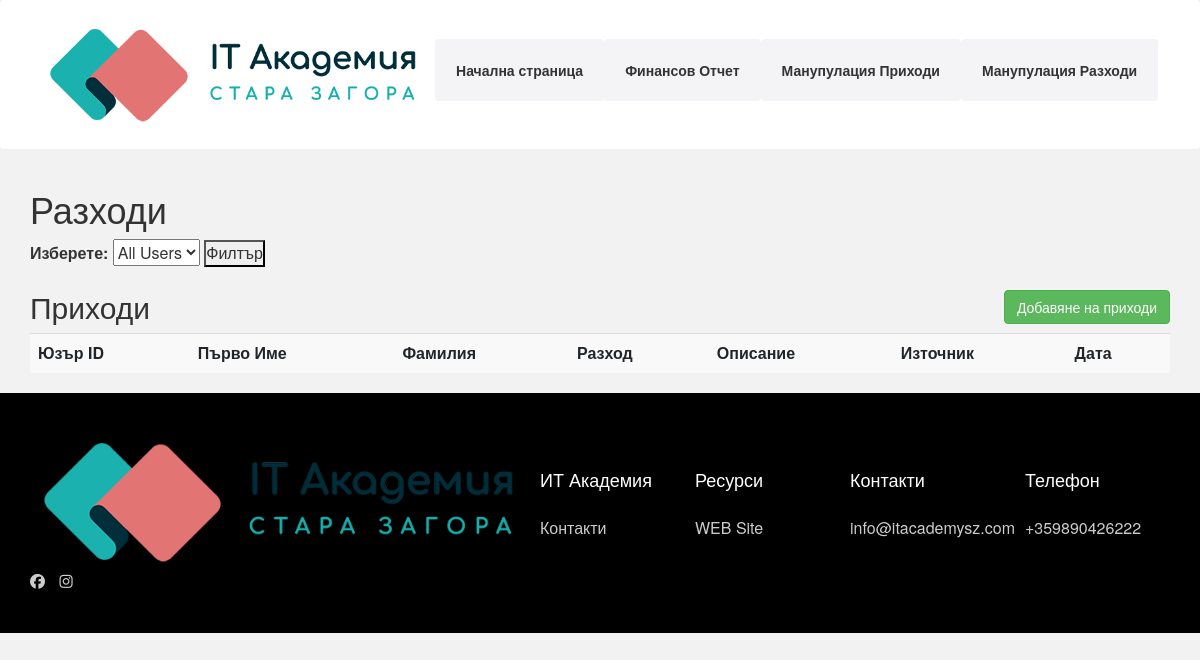
The page /index4 on the database as committed earlier.
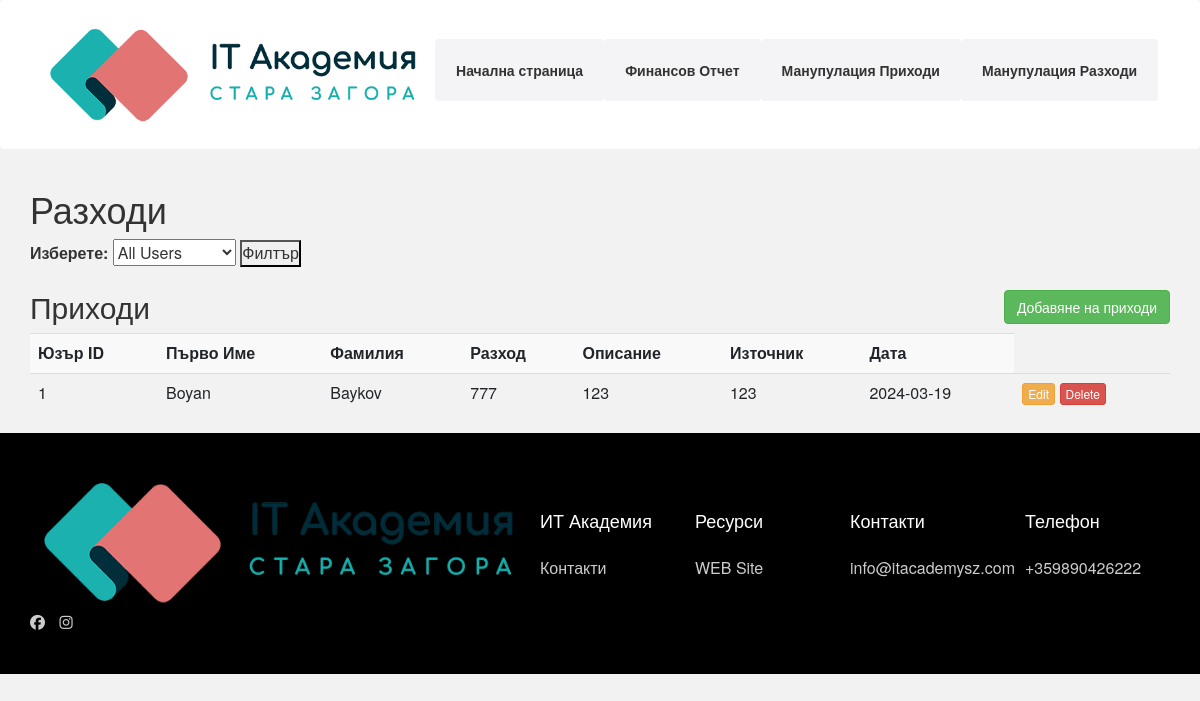
The same page on the database as committed later.
### web/alchemy.py (models this page shows)
class Expenses(Base):
    __tablename__ = 'expenses'
    id = Column(Integer, primary_key=True)
    user_id = Column(Integer, ForeignKey('users.id'))
    expenses = Column(Integer)
    description = Column(String)
    source = Column(String)
    date = Column(Date, default=datetime.now)

class User(Base):
    __tablename__ = 'users'
    id = Column(Integer, primary_key=True)
    FirstName = Column(String)
    LastName = Column(String)
    incomes = relationship("Income", back_populates="user")

### web/app.py (the view)
@app.route('/index4', methods=['GET', 'POST'])
def index4():
    cur.execute("SELECT FirstName, LastName FROM users")
    user_names = [f"{row[0]} {row[1]}" for row in cur.fetchall()]
    if request.method == 'POST':
        selected_user_name = request.form.get('user_name')
        if selected_user_name:
            cur.execute("""SELECT i.id, i.user_id, u.FirstName, u.LastName, i.expenses, i.description, i.source, i.date
                            FROM expenses i
                            JOIN users u ON u.id = i.user_id
                            WHERE u.FirstName || ' ' || u.LastName = ?""", (selected_user_name,))
        else:
            cur.execute("""SELECT i.id, i.user_id, u.FirstName, u.LastName, i.expenses, i.description, i.source, i.date
                            FROM expenses i
                            JOIN users u ON u.id = i.user_id""")
        expenses_data = cur.fetchall()
    else:
        cur.execute("""SELECT i.id, i.user_id, u.FirstName, u.LastName, i.expenses, i.description, i.source, i.date
                        FROM expenses i
                        JOIN users u ON u.id = i.user_id""")
        expenses_data = cur.fetchall()
    return render_template('index4.html', expenses=expenses_data, user_names=user_names)

### web/templates/index4.html (shortened to what this page needs)
{% include "header.html" %}
<link href="{{url_for('static', filename = 'css/bootstrap.min.css')}}" rel="stylesheet">
{% block body %}
<div class="container">
   <div class="row">
      <div class="col md-12">
        <h1>Разходи</h1>
        <form method="POST" action="/index4">
          <label for="user_name">Изберете:</label>
          <select name="user_name" id="user_name">
              <option value="">All Users</option>
          </select>
          <button type="submit">Филтър</button>
        </form>
         <h2>Приходи
          <button type="button" class="btn btn-success  pull-right" data-toggle="modal" data-target="#myModal">Добавяне на приходи
          </button>
          </h2>
         <table class="table table-striped" >
           <tr>
                <th>Юзър ID</th>
                <th>Първо Име</th>
                <th>Фамилия</th>
                <th>Разход</th>
                <th>Описание</th>
                <th>Източник</th>
                <th>Дата</th>
            </tr>
            {% for row in expenses %}
            <tr>
               <td>{{row.1}}</td>
               <td>{{row.2}}</td>
               <td>{{row.3}}</td>
               <td>{{row.4}}</td>
               <td>{{row.5}}</td>
               <td>{{row.6}}</td>
               <td>{{row.7}}</td>
               <td>
                  <a href="/index4/update/{{row.0}}" class="btn btn-warning btn-xs" data-toggle="modal"
                     data-target="#modaledit{{row.0}}">Edit</a>
                  <a href="/index4/delete/{{ row.0 }}" class="btn btn-danger btn-xs"
                     onclick="return confirm('Are You Sure For Delete?')">Delete</a>
               </td>
            </tr>
            {% endfor %}
         </table>
      </div>
   </div>
</div>
{% endblock %}
{% include "footer.html" %}

### web/templates/header.html (shortened to what this page needs)
<!DOCTYPE html>
<html lang="en">
  <head>
    <link
      rel="stylesheet"
      href="https://cdnjs.cloudflare.com/ajax/libs/font-awesome/6.4.2/css/all.min.css"
    />
    <link
    rel="stylesheet"
    href="https://stackpath.bootstrapcdn.com/bootstrap/4.4.1/css/bootstrap.min.css"
  />
  <link
    rel="stylesheet"
    href="https://stackpath.bootstrapcdn.com/font-awesome/4.7.0/css/font-awesome.min.css"
  />
    <link rel="stylesheet" href="{{ url_for('static', filename='style.css') }}" />
  </head>
  <body style="background-color:#f2f2f2;font-size: 12pt;">
    <nav class="navbar">
      <div class="container">
        <div class="logo">
          <a href="/">
            <img src="{{ url_for('static', filename='it-academy-sz.png') }}" alt="logo" width="390px"/>
          </a>
        </div>
        <div class="main-menu">
          <ul class="menu-item">
            <li>
                <a class="btn" href="/">Начална страница</a>
            </li>
            <li>
                <a class="btn" href="index2" id="/index2" > Финансов Отчет</a>
            </li>
            <li>
                <a class="btn" href="index3" id="/index3" > Манупулация Приходи</a>
            </li>
            <li>
              <a class="btn" href="index4" id="/index4" > Манупулация Разходи</a>
          </li>
          </ul>
        </div>
      </div>
    </nav>

### web/templates/Footer.html
    <footer class="footer bg-black">
        <div class="container">
          <div class="footer-grid">
              <div>
                  <a href="https://itacademysz.com/">
                  <img src="{{ url_for('static', filename='it-academy-sz.png') }}" alt="logo" width="500"/>
                  </a>
                  <a href="https://www.facebook.com/itacademysz/"><i class="fab fa-facebook"></i></a>
                  <a href="https://www.instagram.com/itacademystarazagora/"><i class="fab fa-instagram"></i></a>
                </div>
              <div>
              <h4>ИТ Академия</h4>
              <ul>
                <li><a href="https://itacademysz.com/contacts/">Контакти</a></li>
              </ul>
            </div>
            <div>
              <h4>Ресурси</h4>
              <ul>
                <li><a href="https://itacademysz.com/">WEB Site</a></li>
              </ul>
            </div>
            <div>
              <h4>Контакти</h4>
              <ul>
                <li>
                  <a href="#">info@itacademysz.com</a>
                </li>
              </ul>
            </div>
            <div>
              <h4>Телефон</h4>
              <ul>
                <li>
                  <a href="#">+359890426222</a>
                </li>
              </ul>
            </div>
          </div>
        </div>
      </footer>
    </body>
  </html>

### web/static/style.css (style rules this page uses)
* { box-sizing: border-box; margin: 0; padding: 0; }
:root { --primary-color: #377feb; --light-color: #f4f4f6; --dark-color: #111; }
body { font-family: 'Poppins', sans-serif; font-size: 16px; line-height: 1.5; background: #fff; overflow-x: hidden; }
a { text-decoration: none; color: #333; }
ul { list-style: none; }
.navbar { background: #fff; padding: 20px; }
.navbar .container { display: flex; justify-content: space-between; align-items: center; }
.navbar .main-menu ul { display: flex; padding: 0.25rem; }
.navbar ul li a { padding: 20px 20px 20px; display: block; font-weight: 600; transition: 0.5s; }
.navbar ul li:last-child a { margin-left: 10px 10px; }
.footer { padding: 40px 0; }
.footer h4 { margin-bottom: 10px; }
.footer ul li { line-height: 3.5; }
.footer a { color: #ccc; }
.footer i { font-size: 1.5rem; margin-right: 10px; }
.footer-grid { display:grid; grid-template-columns: 1fr 1fr 1fr 1fr 1fr; gap: 10px; justify-content: center; align-items: center; }
.container { max-width: 1300px; margin: 0 auto; padding: 0 15px; }
.btn { display:block; padding: 13px 20px; background: var(--light-color); color: #333; font-weight: 800; text-decoration: none; border: none; border-radius: 115px; cursor: pointer; text-align: center; transition: 0.5s; }
.bg-black { background: #000; color: #fff; }

Rows that differ between the two databases and show on the page:
added Expenses: user "1", FirstName "Boyan", LastName "Baykov", expenses "777", description "123", source "123", date "2024-03-19"
